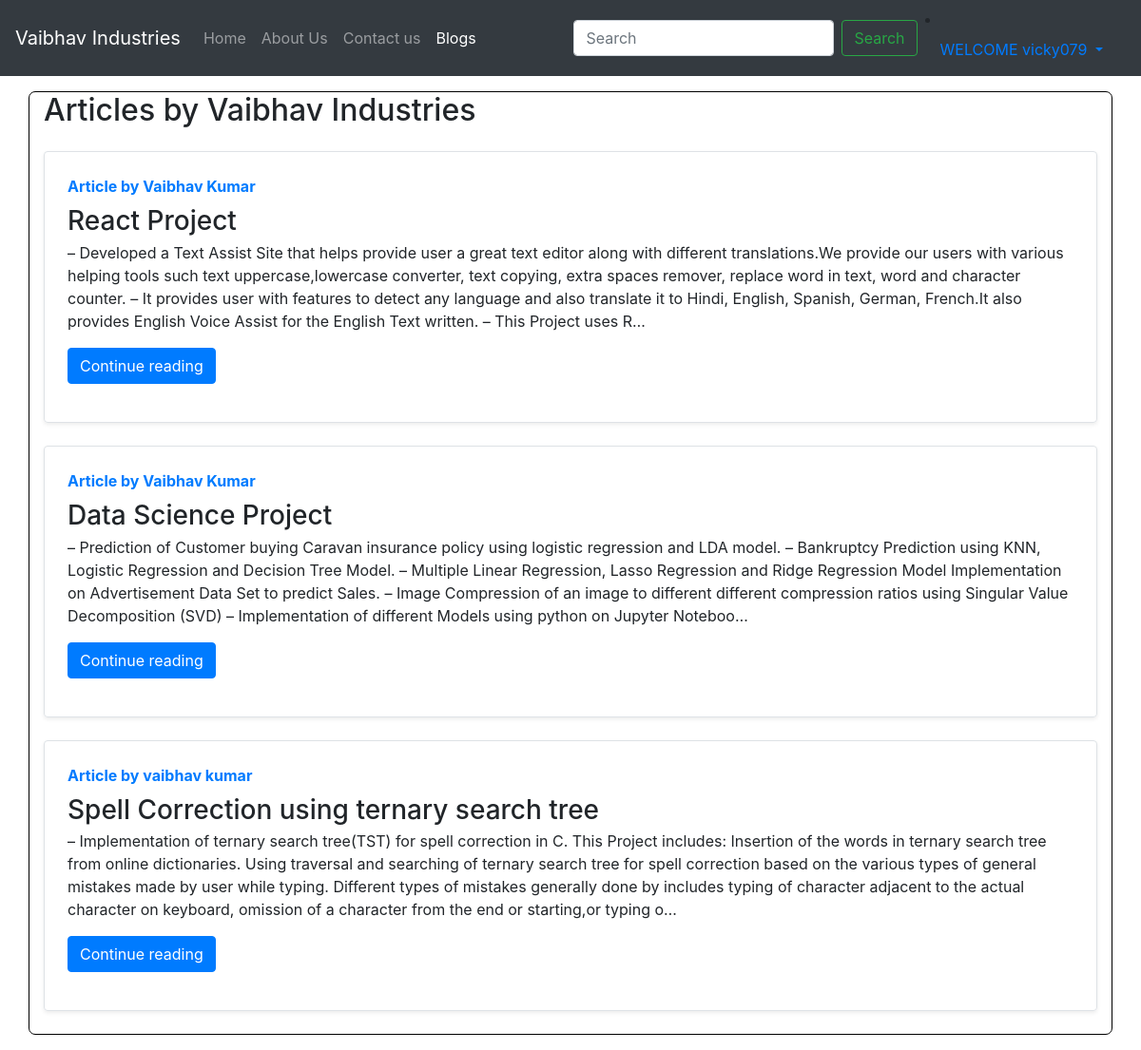
Screenshot of /blog (signed in) with the database file from the repository.
### vaibhav_app/models.py (models this page shows, shortened)
class Post(models.Model):
    sno=models.AutoField(primary_key=True)
    title=models.CharField(max_length=255)
    author=models.CharField(max_length=14)
    slug=models.CharField(max_length=130)
    timeStamp=models.DateTimeField(blank=True)
    content=models.TextField()

### vaibhav_app/views.py (the view)
# urls.py: path('blog',views.blog,name='vaibhav_app_blog'),
def blog(request):
    allPosts= Post.objects.all()
    context={'allPosts': allPosts}
    return render(request,"blog.html",context)

### templates/blog.html (shortened to what this page needs)
{% extends 'base.html' %}
{% block blogactive %}active{% endblock blogactive %}
{% block body %}
<div class="container my-3" style="background-color:white; border: 1px solid black; border-radius:7px">
    <h2>Articles by Vaibhav Industries</h2>
    {% for post in allPosts  %}
    <div class="row no-gutters border rounded overflow-hidden flex-md-row mb-4 shadow-sm h-md-250 my-4 position-relative">
        <div class="col p-4 d-flex flex-column position-static">
            <strong class="d-inline-block mb-2 text-primary">Article  by {{post.author}}</strong>
            <h3 class="mb-0">{{post.title}}</h3>
            <p class="card-text mb-auto">{{post.content| truncatechars:500}}</p>
            <div class="my-3">
            	<a href="/blog/{{post.slug}}" role="button" class="btn btn-primary">Continue reading</a>
            </div>
        </div>
        </div>
    {% endfor %}
</div>
{% endblock body %}

### templates/base.html (shortened to what this page needs)
<!doctype html>
<html lang="en">
  <head>
    <link rel="stylesheet" href="https://stackpath.bootstrapcdn.com/bootstrap/4.4.1/css/bootstrap.min.css">
  </head>
  <body>
<nav class="navbar navbar-expand-lg navbar-dark bg-dark">
  <a class="navbar-brand" href="#">Vaibhav Industries</a>
  <div class="collapse navbar-collapse" id="navbarSupportedContent">
    <ul class="navbar-nav mr-auto">
      <li class="nav-item {% block homeactive %}{% endblock homeactive %}">
        <a class="nav-link" href="/">Home <span class="sr-only">(current)</span></a>
      </li>
      <li class="nav-item {% block aboutactive %}{% endblock aboutactive %}">
        <a class="nav-link" href="/about">About Us</a>
      </li>
      <li class="nav-item {% block contactactive %}{% endblock contactactive %}">
        <a class="nav-link" href="/contacts">Contact us</a>
      </li>
      <li class="nav-item {% block blogactive %}{% endblock blogactive %}">
        <a class="nav-link" href="/blog">Blogs</a>
      </li>
    </ul>
    <form method="get" action="/search" class="form-inline mr-2">
      <input class="form-control mr-sm-2" type="search" placeholder="Search" aria-label="Search" name="query" id="query">
      <button class="btn btn-outline-success my-2 my-sm-0" type="submit" >Search</button>
    </form>
    {% if user.is_authenticated %}
    <li class="nav-item dropdown mr-2">
      <a class="nav-link dropdown-toggle" href="#" id="navbarDropdown" role="button" data-toggle="dropdown" aria-haspopup="true" aria-expanded="false">
        WELCOME {{request.user}}
      </a>
    </li>
    </div>
    {% endif %}
</nav>
{% block body %} {% endblock body %}
  </body>
</html>

### rows the page displays
Post: author "Vaibhav Kumar", title "React Project", content "– Developed a Text Assist Site that helps provide user a great text editor along with different translations.We provide our users with various helping tools such text uppercase,lowercase converter, text copying, extra spaces remover, replace word in text, word and character counter. – It provides user with features to detect any language and also translate it to Hindi, English, Spanish, German, French.It also provides English Voice Assist for the English Text written. – This Project uses R…"
Post: author "Vaibhav Kumar", title "Data Science Project", content "– Prediction of Customer buying Caravan insurance policy using logistic regression and LDA model. – Bankruptcy Prediction using KNN, Logistic Regression and Decision Tree Model. – Multiple Linear Regression, Lasso Regression and Ridge Regression Model Implementation on Advertisement Data Set to predict Sales. – Image Compression of an image to different different compression ratios using Singular Value Decomposition (SVD) – Implementation of different Models using python on Jupyter Noteboo…"
Post: author "vaibhav kumar", title "Spell Correction using ternary search tree", content "– Implementation of ternary search tree(TST) for spell correction in C. This Project includes: Insertion of the words in ternary search tree from online dictionaries. Using traversal and searching of ternary search tree for spell correction based on the various types of general mistakes made by user while typing. Different types of mistakes generally done by includes typing of character adjacent to the actual character on keyboard, omission of a character from the end or starting,or typing o…"

### other values shown
{{ request.user }} "vicky079"
